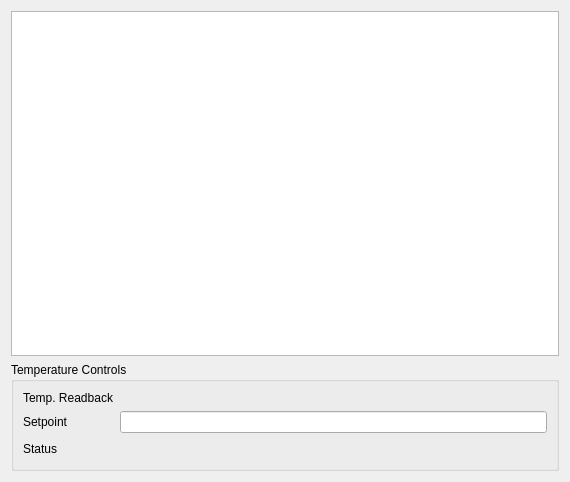
<?xml version="1.0" encoding="UTF-8"?>
<ui version="4.0">
 <class>Form</class>
 <widget class="QWidget" name="Form">
  <property name="geometry">
   <rect>
    <x>0</x>
    <y>0</y>
    <width>570</width>
    <height>482</height>
   </rect>
  </property>
  <property name="windowTitle">
   <string>ThermoKing Oscillot 5000 Temperature Controller</string>
  </property>
  <layout class="QVBoxLayout" name="verticalLayout">
   <item>
    <widget class="PyDMTimePlot" name="PyDMTimePlot">
     <property name="toolTip">
      <string/>
     </property>
     <property name="whatsThis">
      <string>
    PyDMWaveformPlot is a widget to plot one or more waveforms.

    Each curve can plot either a Y-axis waveform vs. its indices,
    or a Y-axis waveform against an X-axis waveform.

    Parameters
    ----------
    parent : optional
        The parent of this widget.
    init_y_channels : list
        A list of scalar channels to plot vs time.
    plot_by_timestamps : bool
        If True, the x-axis shows timestamps as ticks, and those timestamps
        scroll to the left as time progresses.  If False, the x-axis tick marks
        show time relative to the current time.
    background: optional
        The background color for the plot.  Accepts any arguments that
        pyqtgraph.mkColor will accept.
    </string>
     </property>
     <property name="showLegend">
      <bool>true</bool>
     </property>
     <property name="curves">
      <stringlist>
       <string>{&quot;channel&quot;: &quot;ca://thermo:I&quot;, &quot;name&quot;: &quot;Temperature&quot;, &quot;color&quot;: &quot;white&quot;, &quot;lineStyle&quot;: 1, &quot;lineWidth&quot;: 1, &quot;symbol&quot;: null, &quot;symbolSize&quot;: 10}</string>
       <string>{&quot;channel&quot;: &quot;ca://thermo:SP&quot;, &quot;name&quot;: &quot;Setpoint&quot;, &quot;color&quot;: &quot;#ff7700&quot;, &quot;lineStyle&quot;: 3, &quot;lineWidth&quot;: 5, &quot;symbol&quot;: null, &quot;symbolSize&quot;: 10}</string>
      </stringlist>
     </property>
     <property name="updatesAsynchronously">
      <bool>true</bool>
     </property>
     <property name="timeSpan">
      <double>60.000000000000000</double>
     </property>
    </widget>
   </item>
   <item>
    <widget class="QGroupBox" name="groupBox">
     <property name="title">
      <string>Temperature Controls</string>
     </property>
     <layout class="QFormLayout" name="formLayout">
      <property name="formAlignment">
       <set>Qt::AlignHCenter|Qt::AlignTop</set>
      </property>
      <item row="0" column="0">
       <widget class="QLabel" name="label">
        <property name="text">
         <string>Temp. Readback</string>
        </property>
       </widget>
      </item>
      <item row="0" column="1">
       <widget class="PyDMLabel" name="tempReadbackLabel">
        <property name="toolTip">
         <string/>
        </property>
        <property name="whatsThis">
         <string/>
        </property>
        <property name="text">
         <string/>
        </property>
        <property name="precisionFromPV" stdset="0">
         <bool>false</bool>
        </property>
        <property name="precision" stdset="0">
         <number>2</number>
        </property>
        <property name="showUnits" stdset="0">
         <bool>true</bool>
        </property>
        <property name="channel" stdset="0">
         <string>ca://thermo:I</string>
        </property>
       </widget>
      </item>
      <item row="1" column="0">
       <widget class="QLabel" name="label_2">
        <property name="text">
         <string>Setpoint</string>
        </property>
       </widget>
      </item>
      <item row="1" column="1">
       <widget class="PyDMLineEdit" name="tempSetpointLineEdit">
        <property name="toolTip">
         <string/>
        </property>
        <property name="whatsThis">
         <string/>
        </property>
        <property name="precisionFromPV" stdset="0">
         <bool>false</bool>
        </property>
        <property name="precision" stdset="0">
         <number>2</number>
        </property>
        <property name="showUnits" stdset="0">
         <bool>true</bool>
        </property>
        <property name="channel" stdset="0">
         <string>ca://thermo:SP</string>
        </property>
       </widget>
      </item>
      <item row="2" column="0">
       <widget class="QLabel" name="label_3">
        <property name="text">
         <string>Status</string>
        </property>
       </widget>
      </item>
      <item row="2" column="1">
       <layout class="QHBoxLayout" name="horizontalLayout">
        <item>
         <widget class="PyDMLabel" name="PyDMLabel">
          <property name="toolTip">
           <string/>
          </property>
          <property name="whatsThis">
           <string/>
          </property>
          <property name="channel" stdset="0">
           <string>ca://thermo:state</string>
          </property>
         </widget>
        </item>
        <item>
         <widget class="PyDMDrawingImage" name="PyDMDrawingImage">
          <property name="sizePolicy">
           <sizepolicy hsizetype="Fixed" vsizetype="Fixed">
            <horstretch>0</horstretch>
            <verstretch>0</verstretch>
           </sizepolicy>
          </property>
          <property name="maximumSize">
           <size>
            <width>30</width>
            <height>30</height>
           </size>
          </property>
          <property name="toolTip">
           <string/>
          </property>
          <property name="whatsThis">
           <string>
    Renders an image given by the ``filename`` property.
    This class inherits from PyDMDrawing.

    Parameters
    ----------
    parent : QWidget
        The parent widget for the Label
    init_channel : str, optional
        The channel to be used by the widget.

    Attributes
    ----------
    null_color : Qt.Color
        QColor to fill the image if the filename is not found.
    </string>
          </property>
          <property name="rules" stdset="0">
           <string>[{&quot;channels&quot;: [{&quot;trigger&quot;: true, &quot;channel&quot;: &quot;ca://thermo:state&quot;}], &quot;property&quot;: &quot;Visible&quot;, &quot;expression&quot;: &quot;ch[0]==0&quot;, &quot;name&quot;: &quot;Show if settled&quot;}]</string>
          </property>
          <property name="filename" stdset="0">
           <string>ok.svg</string>
          </property>
         </widget>
        </item>
        <item>
         <spacer name="horizontalSpacer">
          <property name="orientation">
           <enum>Qt::Horizontal</enum>
          </property>
          <property name="sizeHint" stdset="0">
           <size>
            <width>40</width>
            <height>20</height>
           </size>
          </property>
         </spacer>
        </item>
       </layout>
      </item>
     </layout>
    </widget>
   </item>
  </layout>
 </widget>
 <customwidgets>
  <customwidget>
   <class>PyDMLabel</class>
   <extends>QLabel</extends>
   <header>pydm.widgets.label</header>
  </customwidget>
  <customwidget>
   <class>PyDMLineEdit</class>
   <extends>QLineEdit</extends>
   <header>pydm.widgets.line_edit</header>
  </customwidget>
  <customwidget>
   <class>PyDMDrawingImage</class>
   <extends>QWidget</extends>
   <header>pydm.widgets.drawing</header>
  </customwidget>
  <customwidget>
   <class>PyDMTimePlot</class>
   <extends>QGraphicsView</extends>
   <header>pydm.widgets.timeplot</header>
  </customwidget>
 </customwidgets>
 <resources/>
 <connections/>
</ui>
